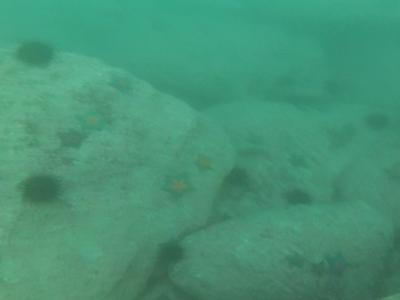
#> input picture dataset/UDWdata/RUIE/UCCS/train/bg_77.jpg, 400 x 300 px, given in place of d_r_47_.jpg, which was not available
$ python light.py
#> lines starting #> are read from the running program, lines starting #| are printed output that depends on the picture
from __future__ import print_function
from builtins import input
import cv2 as cv
import numpy as np
import argparse
# Read image given by user
parser = argparse.ArgumentParser(description='Code for Changing the contrast and brightness of an image! tutorial.')
parser.add_argument('--value',type=int, help='value to brithness change.', default='100')
args = parser.parse_args()
#image = cv.imread(cv.samples.findFile(args.input))
image = cv.imread("data/UDWdata/SUIM/val/images/d_r_47_.jpg")
#> image is the input picture: shape (300, 400, 3); mean B, G, R 118, 147.4, 70.7
if image is None:
   print('Could not open or find the image ')
   exit(0)
#new_image = np.zeros(image.shape, image.dtype)
alpha = 1.0 # Simple contrast control
beta = args.value # Simple brightness control
"""
# Initialize values
print(' Basic Linear Transforms ')
print('-------------------------')
try:
    alpha = float(input('* Enter the alpha value [1.0-3.0]: '))
    beta = int(input('* Enter the beta value [0-100]: '))
except ValueError:
    print('Error, not a number')
"""
# [8 lines of commented-out code are left out]
new_image = np.clip(alpha * image + beta, 0, 255).astype(image.dtype)
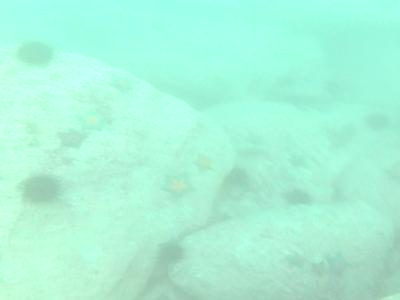
#> new_image: shape (300, 400, 3); mean B, G, R 218, 244.8, 170.7

cv.imshow('Original Image', image)

cv.imshow('New Image', new_image)
# Wait until user press some key
cv.waitKey()

$ run again, on dataset/UDWdata/RUIE/UCCS/train/blue_01.jpg
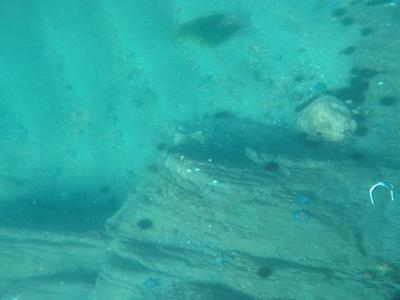
#> input picture dataset/UDWdata/RUIE/UCCS/train/blue_01.jpg, 400 x 300 px, given in place of d_r_47_.jpg, which was not available
#> image is the input picture: shape (300, 400, 3); mean B, G, R 159, 165.2, 47
#> `new_image = np.clip(alpha * image + beta, 0, 255).astype(image.dtype)`:
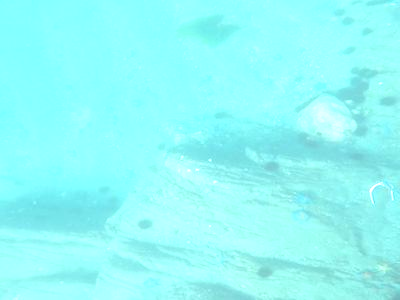
#> new_image: shape (300, 400, 3); mean B, G, R 249.2, 250.3, 147

$ run again, on dataset/UDWdata/RUIE/UCCS/train/blue_07.jpg
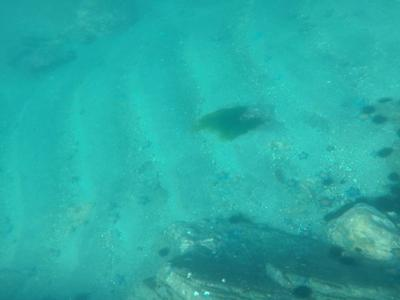
#> input picture dataset/UDWdata/RUIE/UCCS/train/blue_07.jpg, 400 x 300 px, given in place of d_r_47_.jpg, which was not available
#> image is the input picture: shape (300, 400, 3); mean B, G, R 164.9, 171.5, 40.3
#> `new_image = np.clip(alpha * image + beta, 0, 255).astype(image.dtype)`:
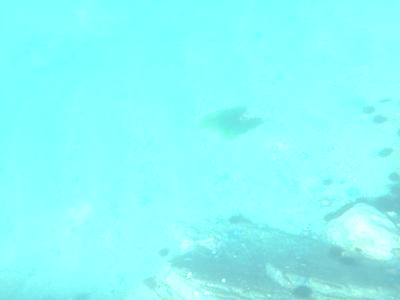
#> new_image: shape (300, 400, 3); mean B, G, R 250.3, 250.7, 140.3
